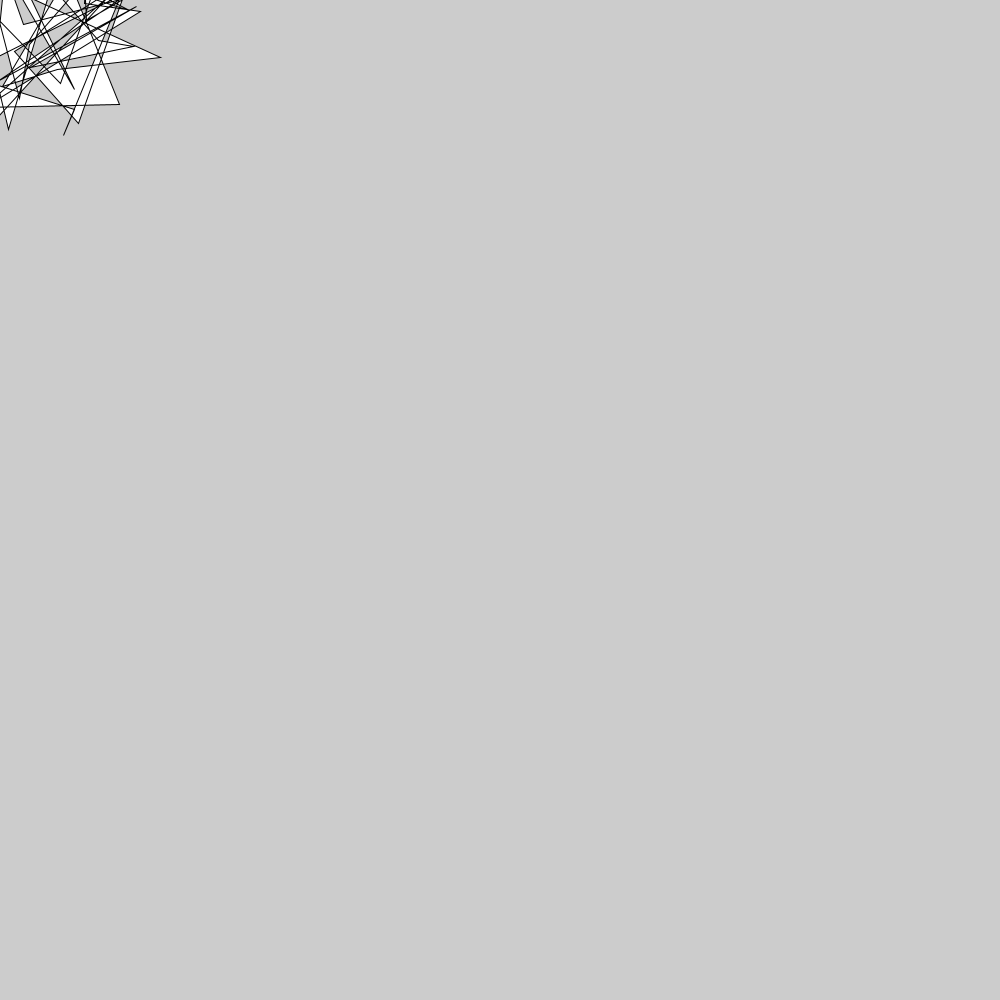
Frame 1 (no input)
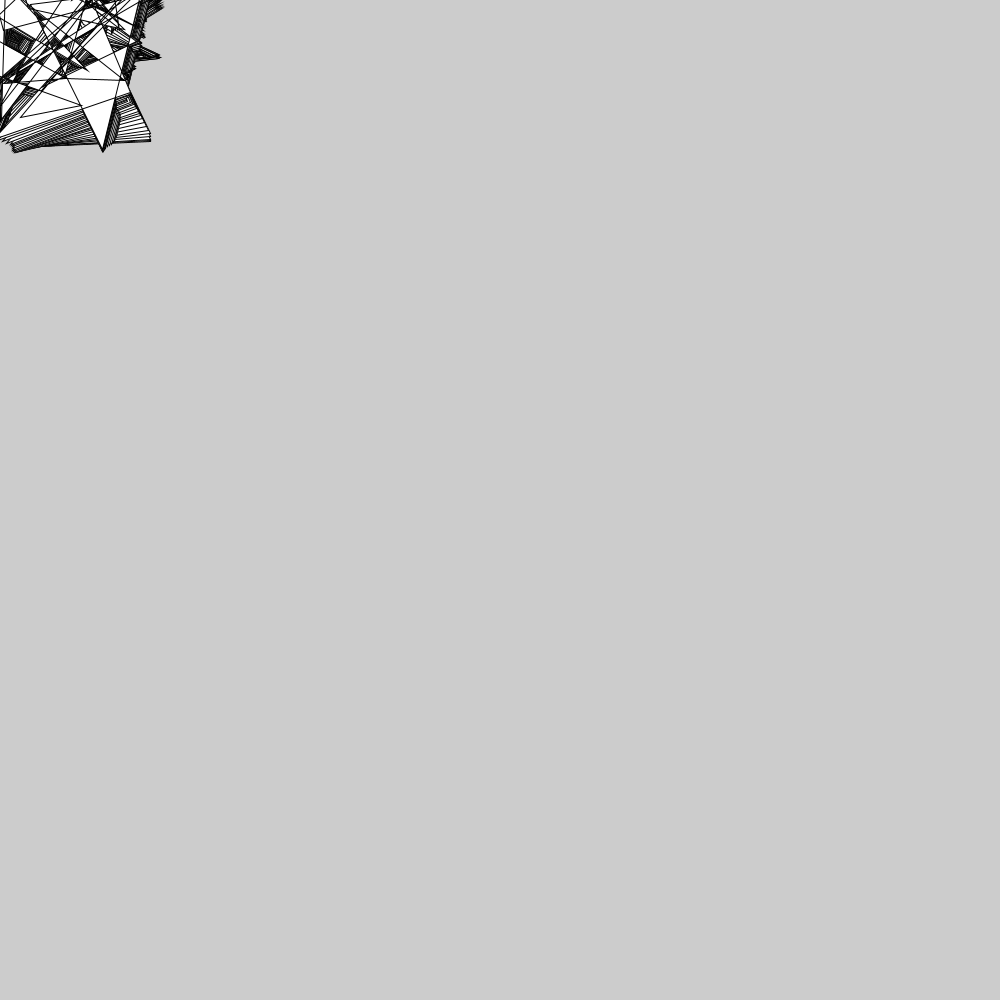
Frame 60 (the mouse pressed at the canvas centre just before this capture)
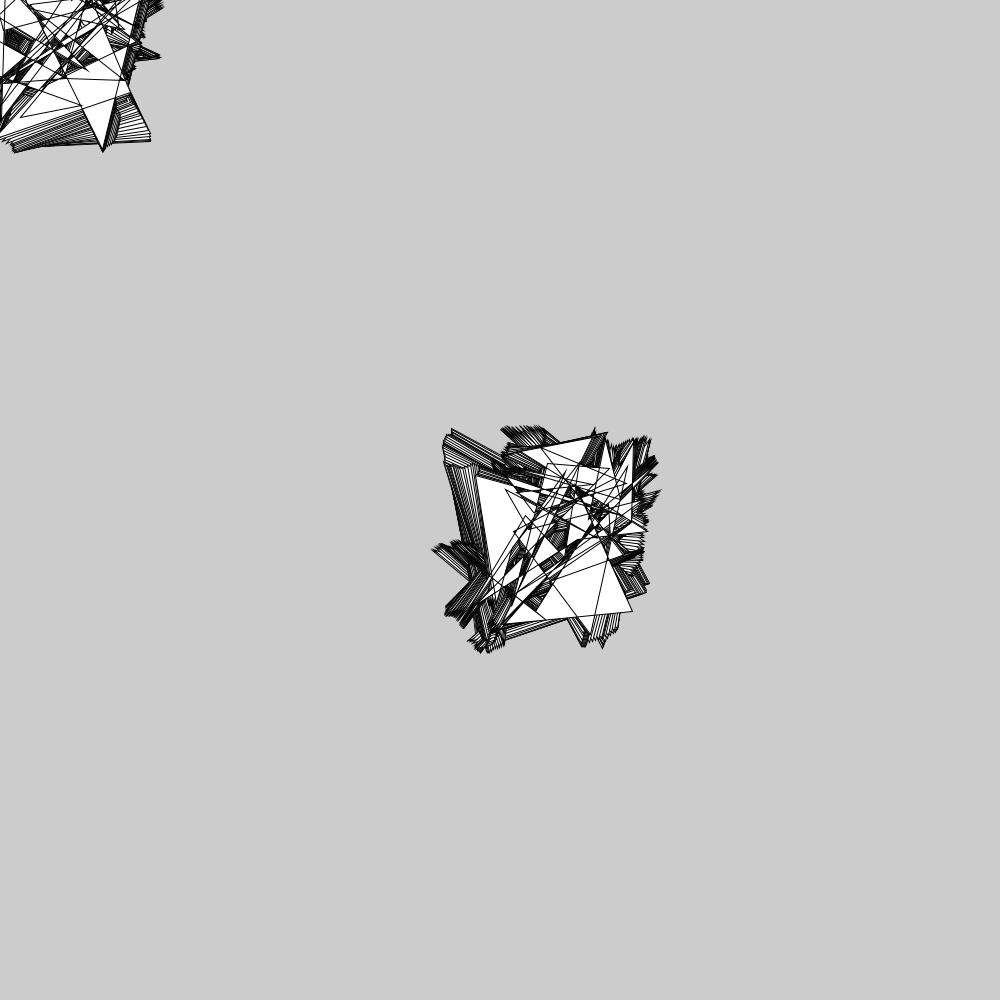
Frame 120 (the mouse held since frame 60 and released just before this capture)

The Processing sketch that drew these frames (run headless with seeded random() and noise(); from frame 60 on, the mouse is pressed at the canvas centre):

// Processing sketch: oficina050619_2
// ── oficina050619_2.pde
float x,
      y,
      z,
      w,
      a = 100;
PShape o;
Vt [] vts;
Vt nvt;

int mNvts = 200;
int nvts = round(random(3, mNvts));

/*
criar forma com n vertices, onde os vertices se movem progressivamente

*/


void setup(){
  size(1000,1000);
  x = width/2;
  y = height/2;
  
  //o = createShape(RECT, 0, 0, 50, 50);
  o = createShape();
  o.beginShape();
  nvts = round(random(3, mNvts));
  //o.noFill();
  o.fill(255);
  vts = new Vt[0];
  nvt = new Vt();
    vts = (Vt[]) append(vts, nvt);
    o.vertex(vts[0].loc.x, vts[0].loc.y);
  for(int i = 1; i < nvts; i++){
    nvt = new Vt();
    vts = (Vt[]) append(vts, nvt);
    o.vertex(vts[vts.length-1].loc.x, vts[vts.length-1].loc.y);
  }
  
  o.endShape(CLOSE);
}

void draw(){
  //background(255);
  
  /*
  o = createShape();
  o.beginShape();
  o.noFill();
  o.vertex((100*noise(z+4000)), (100*noise(z+5000)));
  o.vertex((100*noise(z+2000)), (100*noise(z-200000)));
  o.vertex((100*noise(z-5000)), (100*noise(z)));
  o.vertex((100*noise(z+66666)), (100*noise(z-77777)));
  o.endShape(CLOSE);
  */
  
  o = createShape();
  o.beginShape();
  //o.noFill();
  for(int i = 0; i < vts.length; i ++){
    vts[i].updt();
    //o.vertex(vts[i].loc.x, vts[i].loc.y);
    o.vertex(vts[i].lx, vts[i].ly);
  }
  o.endShape(CLOSE);
  
  z = z + .01;
  x =  (100+ (100*noise(z))) + width/2;
  y =  (100+ (100*noise(z+1000))) + height/2;
  //x = width/2;
  //y = height/2;
  //ellipse(x,y, a,a);
  //shape(o, x, y);
  shape(o, mouseX, mouseY);
}

void keyPressed(){
  o = createShape();
  o.beginShape();
  nvts = round(random(3, mNvts));
  //o.noFill();
  o.fill(255);
  vts = new Vt[0];
  nvt = new Vt();
    vts = (Vt[]) append(vts, nvt);
    o.vertex(vts[0].loc.x, vts[0].loc.y);
  for(int i = 1; i < nvts; i++){
    nvt = new Vt();
    vts = (Vt[]) append(vts, nvt);
    o.vertex(vts[vts.length-1].loc.x, vts[vts.length-1].loc.y);
  }
  
  o.endShape(CLOSE);
}

class Vt {
 PVector loc, vel;
 int nSdx, nSdy;
 float n, vx, vy, lx, ly;
 
 Vt(){
   nSdx = round(random(99999999));
   nSdy = round(random(99999999));
   n = random(random(99999999));
   lx = random(-100,100);
   ly = random(-100,100);
   loc = new PVector(random(-100,100), random(-100,100));
   vel = new PVector(0,0);
 }
 
 void updt(){
   a += .0005;
   noiseSeed(nSdx);
   vx = (100*noise(a));
   noiseSeed(nSdy);
   vy = (100*noise(a));
   //vel = vel.set(vx, vy);
   //loc = loc.add(vel);
   lx = loc.x + vx;
   ly = loc.y + vy;
   //vel = a;
 }
 
}
